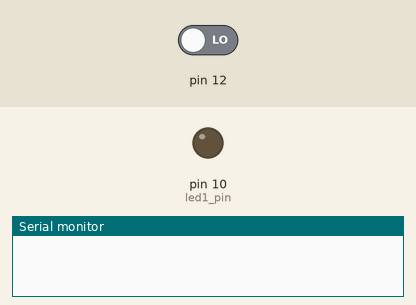
Simulated run of this sketch. Board: Arduino Uno, built with avr-gcc and run on an emulated ATmega328P. On the bench: output pins drawn as LEDs (lit = HIGH), the last lines printed to the serial monitor. The inputs (shaded band) are chosen by the test bench; at power-on: pin 12 LOW.

Above: at 1.2 s.
1.3 s: pin 12 driven HIGH
At 1.45 s:
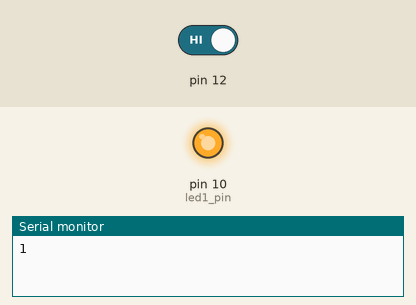
4.3 s: pin 12 driven LOW
At 5.2 s:
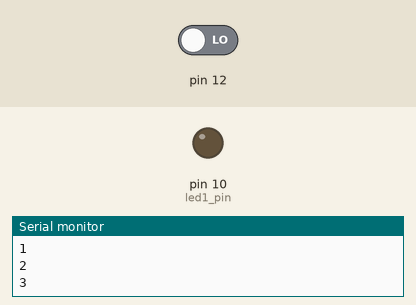
Timing chart, 0 to 7.3 s (numbered marks = the images above; inputs shaded):
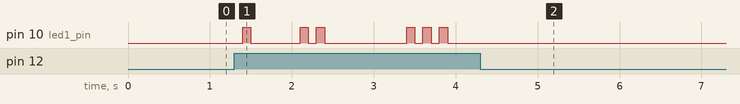

The sketch:

button_led.ino
```cpp
int led1_pin = 10;
int led2_pin = 9;
int led3_pin = 8;
int cnt = 0;

void blink_led(int led_pin, int count) {

  for (int i = 1; i <= count; ++i) {
    digitalWrite(led_pin, HIGH);
    delay(100);
    digitalWrite(led_pin, LOW);
    delay(100);
  }

}

void setup()
{

  Serial.begin(9600);
  pinMode(12, INPUT);
  pinMode(led1_pin, OUTPUT);

}

void loop()
{

  if (digitalRead(12) == HIGH) {
    ++cnt;
    Serial.println(cnt);
    delay(100);
    blink_led(led1_pin, cnt);
    blink_led(led2_pin, cnt);
    blink_led(led3_pin, cnt);
  }

}
```

Measured:
- after the input at 1.3 s, pin 10 (led1_pin): LOW → HIGH after 0.10 s, → LOW 0.10 s later, → HIGH 0.60 s later, → LOW 0.10 s later, … (12 changes in this stretch)
- after the input at 4.3 s, pin 10 (led1_pin): stops changing and stays LOW
